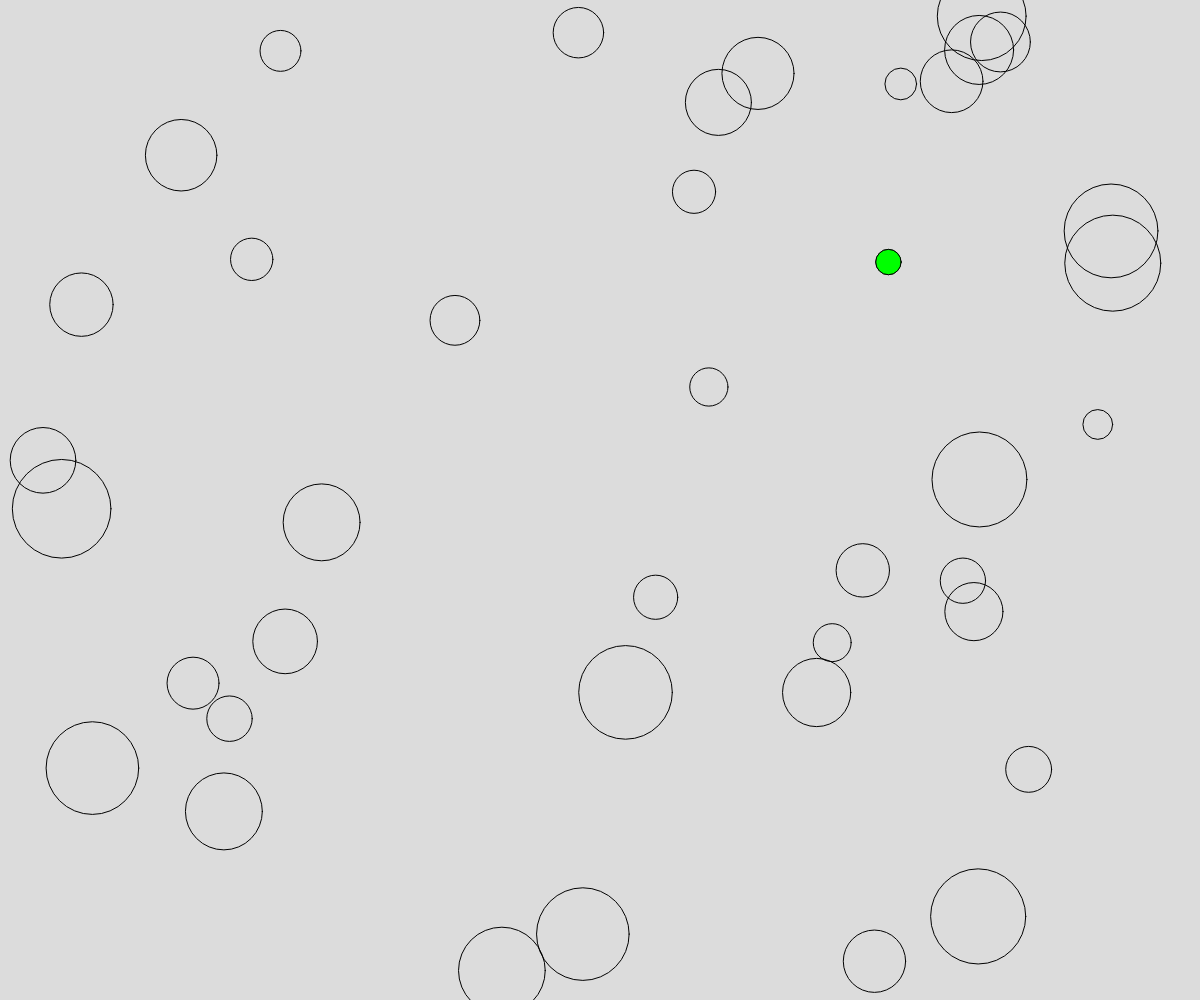
Frame 1 (no input)
Frame 60 (no input): identical to frame 1, image omitted
Frame 120 (the mouse pressed at the canvas centre since frame 60): identical to frame 1, image omitted

The p5.js sketch that drew this single still picture (run headless with seeded random() and noise() and a simulated clock; from frame 60 on, the mouse is pressed at the canvas centre):

// p5.js sketch
// ── sketch.js
// 09H Locating the smallest Circle
// Kamran Shirazi
// Oct 1, 2025

let NUM_CIRCLE = 40

function setup() {
  createCanvas(windowWidth, windowHeight);
  drawCircles();
}

function draw() {
  background(220);
  randomSeed(4);
  drawCircles();
}

function drawCircles(){
  // draw some random circles
  noFill();
  let smallestDiameter = Infinity;
  let smallestX = -1;
  let smallestY = -1;
  for(let i = 0; i < NUM_CIRCLE; i++){
    let x = random(0, width);
    let y = random(0, height);
    let d = random(20, 100);

    if(d < smallestDiameter){
      smallestDiameter = d;
      smallestX = x;
      smallestY = y;
    }

    circle(x, y, d)
  }
  // at this point we have access to the smallest circle
  fill(0,255,0);
  circle(smallestX, smallestY, smallestDiameter)

}
